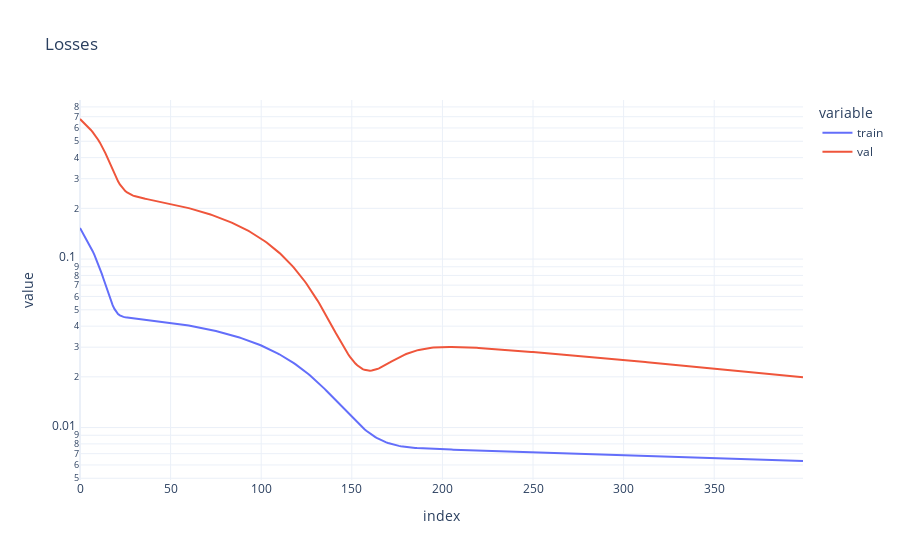

The notebook cell saved with this chart:
### Markdown cell above
We define constants to use for training:
- `SEQ_LENGTH`: the number of time steps to use for training, *i.e.* the number of previous months to use to predict the next month
- `N_EPOCHS`: the maximum number of epochs to train for
- `BATCH_SIZE`: the batch size to use for training

### Code cell
seq_length = 1
n_epochs = 400
batch_size = 8

data_module = ap.PassengerDataModule(
  train=train,
  val=val,
  test=test,
  seq_length=seq_length,
  batch_size=batch_size,
)

# Create the model, optimizer and loss function
lstm = ap.PassengerLSTM(input_size=1, hidden_size=50, num_layers=3, output_size=1)
optimizer = optim.AdamW(lstm.parameters(), lr=0.0002)
loss_fn = nn.MSELoss()


# Train the model
predictor = ap.PassengerPredictor(
  data_module=data_module, model=lstm, optimizer=optimizer, loss_fn=loss_fn
)
train_losses, val_losses = predictor.train(
  model=lstm,
  optimizer=optimizer,
  loss_fn=loss_fn,
  n_epochs=n_epochs,
)


# Plot the losses
losses = pd.DataFrame({"train": train_losses, "val": val_losses})
px.line(losses, y=["train", "val"], title="Losses", log_y=True)

### Figure 1 — Plotly figure (JSON) as saved in the notebook; plotly's stock layout.template omitted (floating-point values rounded to 4 significant figures; data arrays with more than 128 entries replaced by an {"elided": "..."} marker saying what was removed)
{"data": [{"hovertemplate": "variable=train<br>index=%{x}<br>value=%{y}<extra></extra>", "legendgroup": "train", "line": {"color": "#636efa", "dash": "solid"}, "marker": {"symbol": "circle"}, "mode": "lines", "name": "train", "orientation": "v", "showlegend": true, "type": "scatter", "x": {"elided": "400 int values"}, "xaxis": "x", "y": {"elided": "400 float values"}, "yaxis": "y"}, {"hovertemplate": "variable=val<br>index=%{x}<br>value=%{y}<extra></extra>", "legendgroup": "val", "line": {"color": "#EF553B", "dash": "solid"}, "marker": {"symbol": "circle"}, "mode": "lines", "name": "val", "orientation": "v", "showlegend": true, "type": "scatter", "x": {"elided": "400 int values"}, "xaxis": "x", "y": {"elided": "400 float values"}, "yaxis": "y"}], "layout": {"legend": {"title": {"text": "variable"}, "tracegroupgap": 0}, "title": {"text": "Losses"}, "xaxis": {"anchor": "y", "domain": [0, 1], "title": {"text": "index"}}, "yaxis": {"anchor": "x", "domain": [0, 1], "title": {"text": "value"}, "type": "log"}}}
